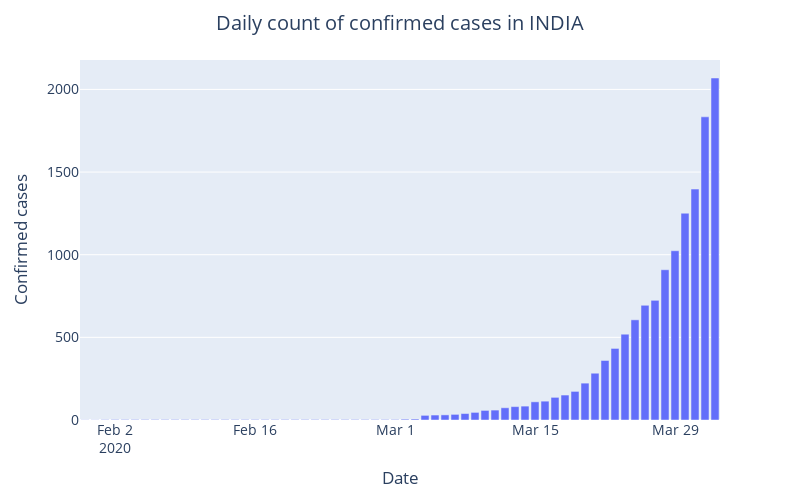
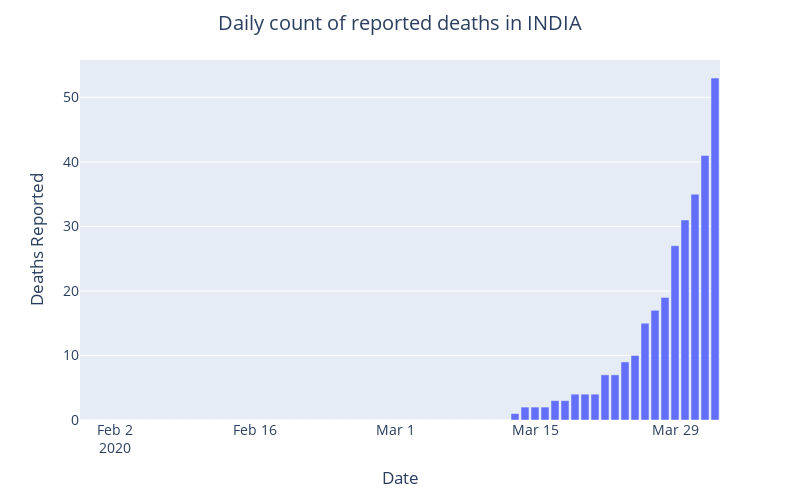
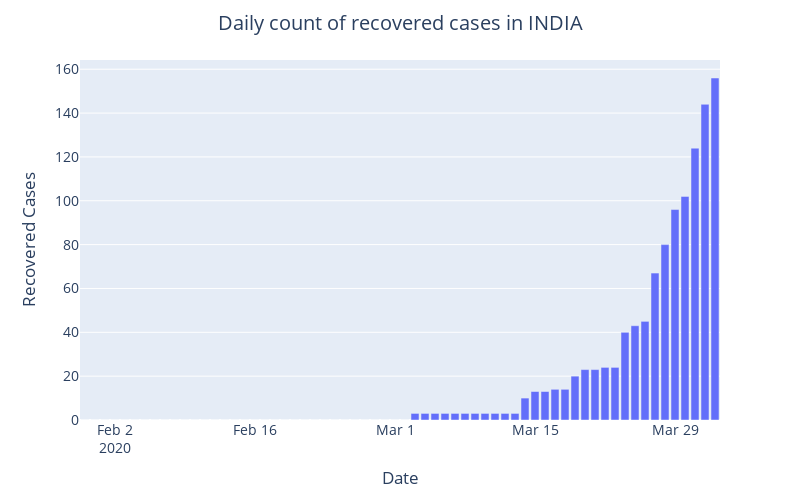

Notebook cell for these charts, in order:
### Code cell
# cases over time - confirmed vs deaths
plotDailyReportedCasesOverTime(date_wise_data, "INDIA")

### Figure 1 — Plotly figure (JSON) as saved in the notebook; plotly's stock layout.template omitted (floating-point values rounded to 4 significant figures)
{"data": [{"alignmentgroup": "True", "hoverlabel": {"namelength": 0}, "hovertemplate": "Date=%{x}<br>Confirmed=%{y}", "legendgroup": "", "marker": {"color": "#636efa"}, "name": "", "offsetgroup": "", "orientation": "v", "showlegend": false, "textposition": "auto", "type": "bar", "x": ["2020-01-30T00:00:00", "2020-01-31T00:00:00", "2020-02-01T00:00:00", "2020-02-02T00:00:00", "2020-02-03T00:00:00", "2020-02-04T00:00:00", "2020-02-05T00:00:00", "2020-02-06T00:00:00", "2020-02-07T00:00:00", "2020-02-08T00:00:00", "2020-02-09T00:00:00", "2020-02-10T00:00:00", "2020-02-11T00:00:00", "2020-02-12T00:00:00", "2020-02-13T00:00:00", "2020-02-14T00:00:00", "2020-02-15T00:00:00", "2020-02-16T00:00:00", "2020-02-17T00:00:00", "2020-02-18T00:00:00", "2020-02-19T00:00:00", "2020-02-20T00:00:00", "2020-02-21T00:00:00", "2020-02-22T00:00:00", "2020-02-23T00:00:00", "2020-02-24T00:00:00", "2020-02-25T00:00:00", "2020-02-26T00:00:00", "2020-02-27T00:00:00", "2020-02-28T00:00:00", "2020-02-29T00:00:00", "2020-03-01T00:00:00", "2020-03-02T00:00:00", "2020-03-03T00:00:00", "2020-03-04T00:00:00", "2020-03-05T00:00:00", "2020-03-06T00:00:00", "2020-03-07T00:00:00", "2020-03-08T00:00:00", "2020-03-09T00:00:00", "2020-03-10T00:00:00", "2020-03-11T00:00:00", "2020-03-12T00:00:00", "2020-03-13T00:00:00", "2020-03-14T00:00:00", "2020-03-15T00:00:00", "2020-03-16T00:00:00", "2020-03-17T00:00:00", "2020-03-18T00:00:00", "2020-03-19T00:00:00", "2020-03-20T00:00:00", "2020-03-21T00:00:00", "2020-03-22T00:00:00", "2020-03-23T00:00:00", "2020-03-24T00:00:00", "2020-03-25T00:00:00", "2020-03-26T00:00:00", "2020-03-27T00:00:00", "2020-03-28T00:00:00", "2020-03-29T00:00:00", "2020-03-30T00:00:00", "2020-03-31T00:00:00", "2020-04-01T00:00:00", "2020-04-02T00:00:00"], "xaxis": "x", "y": [1, 1, 2, 3, 3, 3, 3, 3, 3, 3, 3, 3, 3, 3, 3, 3, 3, 3, 3, 3, 3, 3, 3, 3, 3, 3, 3, 3, 3, 3, 3, 3, 5, 6, 28, 30, 31, 34, 39, 46, 58, 60, 74, 81, 84, 110, 114, 137, 151, 173, 223, 283, 360, 433, 519, 606, 694, 724, 909, 1024, 1251, 1397, 1834, 2069], "yaxis": "y"}], "layout": {"barmode": "relative", "font": {"size": 14}, "height": 500, "legend": {"tracegroupgap": 0}, "margin": {"t": 60}, "title": {"text": "Daily count of confirmed cases in INDIA", "x": 0.5}, "width": 800, "xaxis": {"anchor": "y", "domain": [0, 1], "title": {"text": "Date"}}, "yaxis": {"anchor": "x", "domain": [0, 1], "title": {"text": "Confirmed cases"}}}}

### Figure 2 — Plotly figure (JSON) as saved in the notebook; plotly's stock layout.template omitted (floating-point values rounded to 4 significant figures)
{"data": [{"alignmentgroup": "True", "hoverlabel": {"namelength": 0}, "hovertemplate": "Date=%{x}<br>Deaths=%{y}", "legendgroup": "", "marker": {"color": "#636efa"}, "name": "", "offsetgroup": "", "orientation": "v", "showlegend": false, "textposition": "auto", "type": "bar", "x": ["2020-01-30T00:00:00", "2020-01-31T00:00:00", "2020-02-01T00:00:00", "2020-02-02T00:00:00", "2020-02-03T00:00:00", "2020-02-04T00:00:00", "2020-02-05T00:00:00", "2020-02-06T00:00:00", "2020-02-07T00:00:00", "2020-02-08T00:00:00", "2020-02-09T00:00:00", "2020-02-10T00:00:00", "2020-02-11T00:00:00", "2020-02-12T00:00:00", "2020-02-13T00:00:00", "2020-02-14T00:00:00", "2020-02-15T00:00:00", "2020-02-16T00:00:00", "2020-02-17T00:00:00", "2020-02-18T00:00:00", "2020-02-19T00:00:00", "2020-02-20T00:00:00", "2020-02-21T00:00:00", "2020-02-22T00:00:00", "2020-02-23T00:00:00", "2020-02-24T00:00:00", "2020-02-25T00:00:00", "2020-02-26T00:00:00", "2020-02-27T00:00:00", "2020-02-28T00:00:00", "2020-02-29T00:00:00", "2020-03-01T00:00:00", "2020-03-02T00:00:00", "2020-03-03T00:00:00", "2020-03-04T00:00:00", "2020-03-05T00:00:00", "2020-03-06T00:00:00", "2020-03-07T00:00:00", "2020-03-08T00:00:00", "2020-03-09T00:00:00", "2020-03-10T00:00:00", "2020-03-11T00:00:00", "2020-03-12T00:00:00", "2020-03-13T00:00:00", "2020-03-14T00:00:00", "2020-03-15T00:00:00", "2020-03-16T00:00:00", "2020-03-17T00:00:00", "2020-03-18T00:00:00", "2020-03-19T00:00:00", "2020-03-20T00:00:00", "2020-03-21T00:00:00", "2020-03-22T00:00:00", "2020-03-23T00:00:00", "2020-03-24T00:00:00", "2020-03-25T00:00:00", "2020-03-26T00:00:00", "2020-03-27T00:00:00", "2020-03-28T00:00:00", "2020-03-29T00:00:00", "2020-03-30T00:00:00", "2020-03-31T00:00:00", "2020-04-01T00:00:00", "2020-04-02T00:00:00"], "xaxis": "x", "y": [0, 0, 0, 0, 0, 0, 0, 0, 0, 0, 0, 0, 0, 0, 0, 0, 0, 0, 0, 0, 0, 0, 0, 0, 0, 0, 0, 0, 0, 0, 0, 0, 0, 0, 0, 0, 0, 0, 0, 0, 0, 0, 0, 1, 2, 2, 2, 3, 3, 4, 4, 4, 7, 7, 9, 10, 15, 17, 19, 27, 31, 35, 41, 53], "yaxis": "y"}], "layout": {"barmode": "relative", "font": {"size": 14}, "height": 500, "legend": {"tracegroupgap": 0}, "margin": {"t": 60}, "title": {"text": "Daily count of reported deaths in INDIA", "x": 0.5}, "width": 800, "xaxis": {"anchor": "y", "domain": [0, 1], "title": {"text": "Date"}}, "yaxis": {"anchor": "x", "domain": [0, 1], "title": {"text": "Deaths Reported"}}}}

### Figure 3 — Plotly figure (JSON) as saved in the notebook; plotly's stock layout.template omitted (floating-point values rounded to 4 significant figures)
{"data": [{"alignmentgroup": "True", "hoverlabel": {"namelength": 0}, "hovertemplate": "Date=%{x}<br>Recovered=%{y}", "legendgroup": "", "marker": {"color": "#636efa"}, "name": "", "offsetgroup": "", "orientation": "v", "showlegend": false, "textposition": "auto", "type": "bar", "x": ["2020-01-30T00:00:00", "2020-01-31T00:00:00", "2020-02-01T00:00:00", "2020-02-02T00:00:00", "2020-02-03T00:00:00", "2020-02-04T00:00:00", "2020-02-05T00:00:00", "2020-02-06T00:00:00", "2020-02-07T00:00:00", "2020-02-08T00:00:00", "2020-02-09T00:00:00", "2020-02-10T00:00:00", "2020-02-11T00:00:00", "2020-02-12T00:00:00", "2020-02-13T00:00:00", "2020-02-14T00:00:00", "2020-02-15T00:00:00", "2020-02-16T00:00:00", "2020-02-17T00:00:00", "2020-02-18T00:00:00", "2020-02-19T00:00:00", "2020-02-20T00:00:00", "2020-02-21T00:00:00", "2020-02-22T00:00:00", "2020-02-23T00:00:00", "2020-02-24T00:00:00", "2020-02-25T00:00:00", "2020-02-26T00:00:00", "2020-02-27T00:00:00", "2020-02-28T00:00:00", "2020-02-29T00:00:00", "2020-03-01T00:00:00", "2020-03-02T00:00:00", "2020-03-03T00:00:00", "2020-03-04T00:00:00", "2020-03-05T00:00:00", "2020-03-06T00:00:00", "2020-03-07T00:00:00", "2020-03-08T00:00:00", "2020-03-09T00:00:00", "2020-03-10T00:00:00", "2020-03-11T00:00:00", "2020-03-12T00:00:00", "2020-03-13T00:00:00", "2020-03-14T00:00:00", "2020-03-15T00:00:00", "2020-03-16T00:00:00", "2020-03-17T00:00:00", "2020-03-18T00:00:00", "2020-03-19T00:00:00", "2020-03-20T00:00:00", "2020-03-21T00:00:00", "2020-03-22T00:00:00", "2020-03-23T00:00:00", "2020-03-24T00:00:00", "2020-03-25T00:00:00", "2020-03-26T00:00:00", "2020-03-27T00:00:00", "2020-03-28T00:00:00", "2020-03-29T00:00:00", "2020-03-30T00:00:00", "2020-03-31T00:00:00", "2020-04-01T00:00:00", "2020-04-02T00:00:00"], "xaxis": "x", "y": [0, 0, 0, 0, 0, 0, 0, 0, 0, 0, 0, 0, 0, 0, 0, 0, 0, 0, 0, 0, 0, 0, 0, 0, 0, 0, 0, 0, 0, 0, 0, 0, 0, 3, 3, 3, 3, 3, 3, 3, 3, 3, 3, 3, 10, 13, 13, 14, 14, 20, 23, 23, 24, 24, 40, 43, 45, 67, 80, 96, 102, 124, 144, 156], "yaxis": "y"}], "layout": {"barmode": "relative", "font": {"size": 14}, "height": 500, "legend": {"tracegroupgap": 0}, "margin": {"t": 60}, "title": {"text": "Daily count of recovered cases in INDIA", "x": 0.5}, "width": 800, "xaxis": {"anchor": "y", "domain": [0, 1], "title": {"text": "Date"}}, "yaxis": {"anchor": "x", "domain": [0, 1], "title": {"text": "Recovered Cases"}}}}
